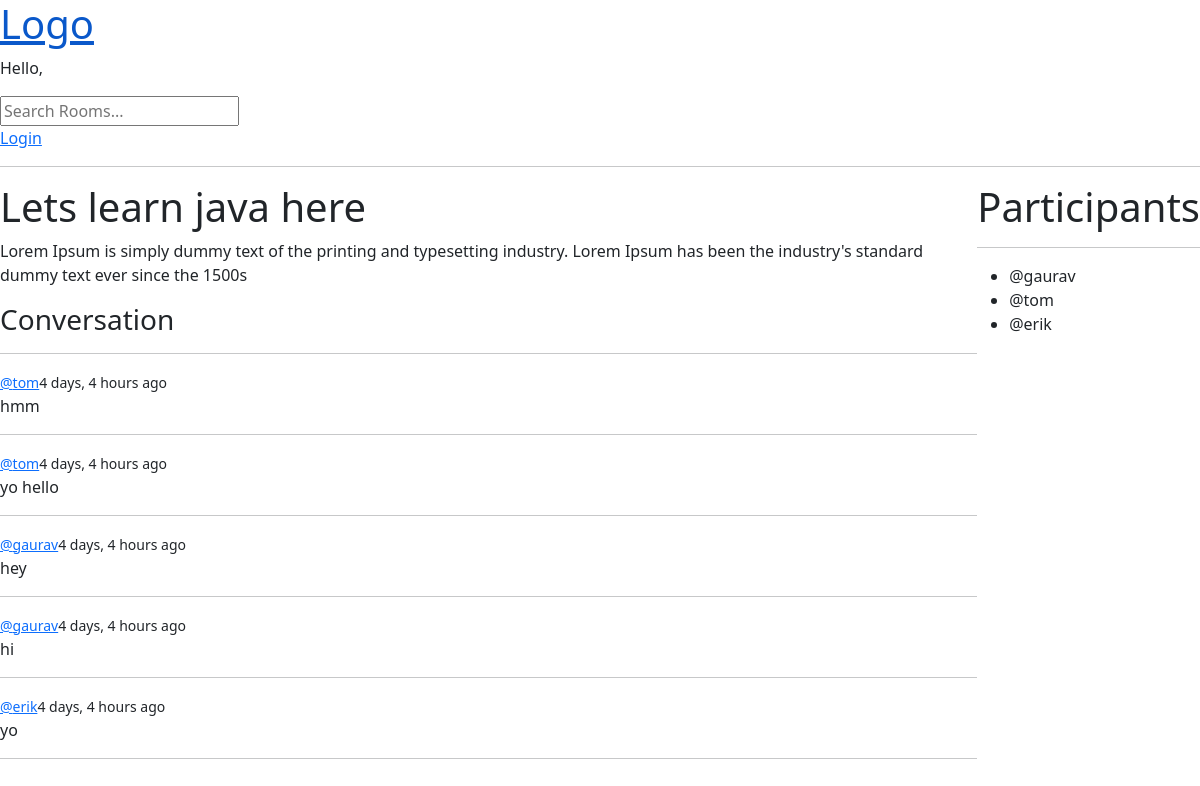
The page /room/1/ on the database its author committed.
### base/models.py (models this page shows, shortened)
class Room(models.Model):
    host = models.ForeignKey(User, on_delete=models.CASCADE)
    topic = models.ForeignKey(Topic, on_delete=models.SET_NULL, null=True)
    name = models.CharField(max_length=200)
    description = models.TextField(null=True, blank=True)
    participants = models.ManyToManyField(User, related_name='participants', blank=True)
    updated = models.DateTimeField(auto_now=True)
    created = models.DateTimeField(auto_now_add=True)
    class Meta:
        ordering = ['-updated', '-created']

class Message(models.Model):
    user = models.ForeignKey(User, on_delete=models.CASCADE)
    room = models.ForeignKey(Room, on_delete=models.CASCADE)
    body = models.TextField()
    updated = models.DateTimeField(auto_now=True)
    created = models.DateTimeField(auto_now_add=True)
    class Meta:
        ordering = ['-updated', '-created']

### base/views.py (the view, shortened to what this page needs)
# urls.py: path('room/<str:pk>/', views.room, name='room'),
def room(request, pk):
    room = Room.objects.get(id=pk)
    room_messages = room.message_set.all().order_by('-created')
    participants = room.participants.all()
    context = {'room': room,
               'messages': room_messages,
               'participants': participants,
               }
    return render(request, 'base/room.html', context)

### base/templates/base/room.html (shortened to what this page needs)
{% extends 'main.html' %}
{% load static %}
{% block style %}
    <link rel="stylesheet" href="{% static 'base/room.css' %}">
{% endblock style %}
{% block content %}
<div class="room-container">
    <div class="comments">
        <h1>{{ room.name }}</h1>
        <p>{{ room.description }}</p>
        <div class="comment-wrapper">
            <h3>Conversation</h3>
            <hr>
            {% for message in messages%}
                <div>
                    <small><a href="{% url 'profile' message.user.id %}">@{{message.user}}</a>{{message.created|timesince}} ago</small>
                    <p>{{message.body}}</p>
                    <hr>
                </div>
            {% endfor %}
        </div>
    </div>
    <div class="participants">
        <h1>Participants</h1>
        <hr>
        <ul>
            {% for participant in participants%}
                <li>@{{participant.username}}</li>
            {% endfor %}
        </ul>
    </div>
</div>
{% endblock content %}

### static/styles/main.css (style rules this page uses)
body { background-color: #1e1e2f; color: #e6e6e6; font-family: "Segoe UI", Roboto, sans-serif; }

### base/static/base/room.css (style rules this page uses)
.room-container { display: flex; flex-direction: row; }
.room-container .comments { flex: 3 3 auto; }
.room-container .participants { flex: 1 1 auto; }

### rows shown on the page
Room: name "Lets learn java here", description "Lorem Ipsum is simply dummy text of the printing and typesetting industry. Lorem Ipsum has been the industry's standard dummy text ever since the 1500s"
Message: user "tom", created "4 days, 4 hours", body "hmm"
Message: user "tom", created "4 days, 4 hours", body "yo hello"
Message: user "gaurav", created "4 days, 4 hours", body "hey"
Message: user "gaurav", created "4 days, 4 hours", body "hi"
Message: user "erik", created "4 days, 4 hours", body "yo"

### other values the page prints
{{ participant.username }} "gaurav"
{{ participant.username }} "tom"
{{ participant.username }} "erik"
